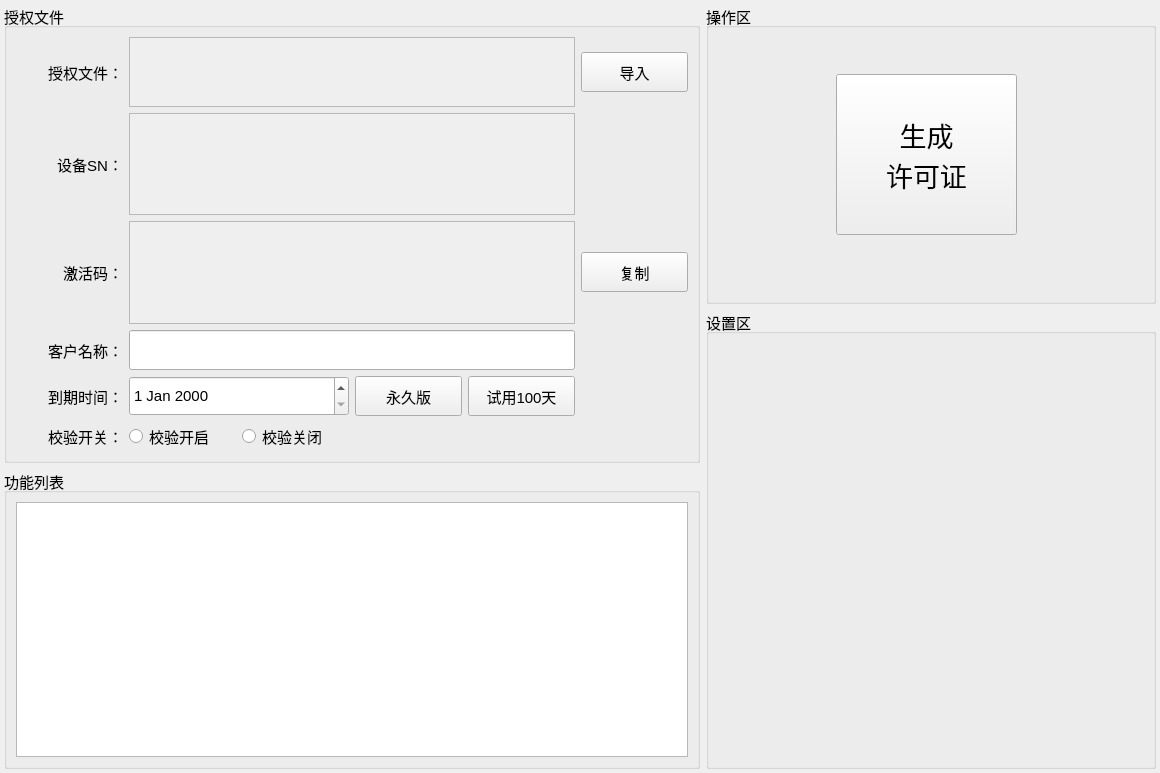
<?xml version="1.0" encoding="UTF-8"?>
<ui version="4.0">
 <class>Keygen</class>
 <widget class="QWidget" name="Keygen">
  <property name="geometry">
   <rect>
    <x>0</x>
    <y>0</y>
    <width>1160</width>
    <height>773</height>
   </rect>
  </property>
  <property name="windowTitle">
   <string>Form</string>
  </property>
  <layout class="QGridLayout" name="gridLayout_2">
   <property name="leftMargin">
    <number>4</number>
   </property>
   <property name="topMargin">
    <number>4</number>
   </property>
   <property name="rightMargin">
    <number>4</number>
   </property>
   <property name="bottomMargin">
    <number>4</number>
   </property>
   <property name="verticalSpacing">
    <number>6</number>
   </property>
   <item row="0" column="0">
    <layout class="QVBoxLayout" name="verticalLayout_3">
     <item>
      <widget class="QGroupBox" name="settingsBox_4">
       <property name="font">
        <font>
         <pointsize>11</pointsize>
        </font>
       </property>
       <property name="title">
        <string>授权文件</string>
       </property>
       <layout class="QGridLayout" name="gridLayout">
        <item row="2" column="1" colspan="4">
         <widget class="QTextEdit" name="actiCodeText">
          <property name="enabled">
           <bool>false</bool>
          </property>
         </widget>
        </item>
        <item row="5" column="0">
         <widget class="QLabel" name="label_6">
          <property name="font">
           <font>
            <pointsize>11</pointsize>
           </font>
          </property>
          <property name="text">
           <string>校验开关：</string>
          </property>
          <property name="alignment">
           <set>Qt::AlignRight|Qt::AlignTrailing|Qt::AlignVCenter</set>
          </property>
         </widget>
        </item>
        <item row="4" column="1" colspan="2">
         <widget class="QDateEdit" name="dateEditExpire">
          <property name="minimumSize">
           <size>
            <width>0</width>
            <height>40</height>
           </size>
          </property>
          <property name="font">
           <font>
            <pointsize>11</pointsize>
           </font>
          </property>
         </widget>
        </item>
        <item row="4" column="4">
         <widget class="QPushButton" name="tiralBtn">
          <property name="minimumSize">
           <size>
            <width>0</width>
            <height>40</height>
           </size>
          </property>
          <property name="font">
           <font>
            <pointsize>11</pointsize>
           </font>
          </property>
          <property name="text">
           <string>试用100天</string>
          </property>
         </widget>
        </item>
        <item row="0" column="5">
         <widget class="QPushButton" name="openFileButton">
          <property name="minimumSize">
           <size>
            <width>0</width>
            <height>40</height>
           </size>
          </property>
          <property name="font">
           <font>
            <pointsize>11</pointsize>
           </font>
          </property>
          <property name="text">
           <string>导入</string>
          </property>
         </widget>
        </item>
        <item row="1" column="1" colspan="4">
         <widget class="QTextEdit" name="Sntext">
          <property name="enabled">
           <bool>false</bool>
          </property>
         </widget>
        </item>
        <item row="4" column="0">
         <widget class="QLabel" name="label_3">
          <property name="font">
           <font>
            <pointsize>11</pointsize>
           </font>
          </property>
          <property name="text">
           <string>到期时间：</string>
          </property>
          <property name="alignment">
           <set>Qt::AlignRight|Qt::AlignTrailing|Qt::AlignVCenter</set>
          </property>
         </widget>
        </item>
        <item row="1" column="0">
         <widget class="QLabel" name="label">
          <property name="font">
           <font>
            <pointsize>11</pointsize>
           </font>
          </property>
          <property name="text">
           <string>设备SN：</string>
          </property>
          <property name="alignment">
           <set>Qt::AlignRight|Qt::AlignTrailing|Qt::AlignVCenter</set>
          </property>
         </widget>
        </item>
        <item row="5" column="2">
         <widget class="QRadioButton" name="verOffBtn">
          <property name="text">
           <string>校验关闭</string>
          </property>
         </widget>
        </item>
        <item row="5" column="1">
         <widget class="QRadioButton" name="verOnBtn">
          <property name="text">
           <string>校验开启</string>
          </property>
         </widget>
        </item>
        <item row="2" column="0">
         <widget class="QLabel" name="label_4">
          <property name="font">
           <font>
            <pointsize>11</pointsize>
           </font>
          </property>
          <property name="text">
           <string>激活码：</string>
          </property>
          <property name="alignment">
           <set>Qt::AlignRight|Qt::AlignTrailing|Qt::AlignVCenter</set>
          </property>
         </widget>
        </item>
        <item row="3" column="0">
         <widget class="QLabel" name="label_2">
          <property name="font">
           <font>
            <pointsize>11</pointsize>
           </font>
          </property>
          <property name="text">
           <string>客户名称：</string>
          </property>
          <property name="alignment">
           <set>Qt::AlignRight|Qt::AlignTrailing|Qt::AlignVCenter</set>
          </property>
         </widget>
        </item>
        <item row="3" column="1" colspan="4">
         <widget class="QLineEdit" name="lineEditCustomer">
          <property name="minimumSize">
           <size>
            <width>0</width>
            <height>40</height>
           </size>
          </property>
          <property name="font">
           <font>
            <pointsize>11</pointsize>
           </font>
          </property>
         </widget>
        </item>
        <item row="4" column="3">
         <widget class="QPushButton" name="formBtn">
          <property name="minimumSize">
           <size>
            <width>0</width>
            <height>40</height>
           </size>
          </property>
          <property name="font">
           <font>
            <pointsize>11</pointsize>
           </font>
          </property>
          <property name="text">
           <string>永久版</string>
          </property>
         </widget>
        </item>
        <item row="2" column="5">
         <widget class="QPushButton" name="copyBtn">
          <property name="minimumSize">
           <size>
            <width>0</width>
            <height>40</height>
           </size>
          </property>
          <property name="font">
           <font>
            <pointsize>11</pointsize>
           </font>
          </property>
          <property name="text">
           <string>复制</string>
          </property>
         </widget>
        </item>
        <item row="0" column="0">
         <widget class="QLabel" name="label_5">
          <property name="font">
           <font>
            <pointsize>11</pointsize>
           </font>
          </property>
          <property name="text">
           <string>授权文件：</string>
          </property>
          <property name="alignment">
           <set>Qt::AlignRight|Qt::AlignTrailing|Qt::AlignVCenter</set>
          </property>
         </widget>
        </item>
        <item row="0" column="1" colspan="4">
         <widget class="QTextEdit" name="lineEditFilePath">
          <property name="enabled">
           <bool>false</bool>
          </property>
          <property name="maximumSize">
           <size>
            <width>16777215</width>
            <height>80</height>
           </size>
          </property>
         </widget>
        </item>
       </layout>
      </widget>
     </item>
     <item>
      <widget class="QGroupBox" name="settingsBox_3">
       <property name="minimumSize">
        <size>
         <width>0</width>
         <height>300</height>
        </size>
       </property>
       <property name="maximumSize">
        <size>
         <width>16777215</width>
         <height>600</height>
        </size>
       </property>
       <property name="font">
        <font>
         <pointsize>11</pointsize>
        </font>
       </property>
       <property name="title">
        <string>功能列表</string>
       </property>
       <layout class="QVBoxLayout" name="verticalLayout">
        <item>
         <widget class="QTableWidget" name="tableFeatures">
          <property name="font">
           <font>
            <pointsize>11</pointsize>
           </font>
          </property>
         </widget>
        </item>
       </layout>
      </widget>
     </item>
    </layout>
   </item>
   <item row="0" column="1">
    <layout class="QVBoxLayout" name="verticalLayout_2">
     <item>
      <widget class="QGroupBox" name="settingsBox_2">
       <property name="maximumSize">
        <size>
         <width>16777215</width>
         <height>300</height>
        </size>
       </property>
       <property name="font">
        <font>
         <pointsize>11</pointsize>
        </font>
       </property>
       <property name="title">
        <string>操作区</string>
       </property>
       <widget class="QPushButton" name="generateButton">
        <property name="geometry">
         <rect>
          <x>130</x>
          <y>70</y>
          <width>181</width>
          <height>161</height>
         </rect>
        </property>
        <property name="font">
         <font>
          <pointsize>20</pointsize>
         </font>
        </property>
        <property name="text">
         <string>生成
许可证</string>
        </property>
       </widget>
      </widget>
     </item>
     <item>
      <widget class="QGroupBox" name="settingsBox">
       <property name="minimumSize">
        <size>
         <width>450</width>
         <height>0</height>
        </size>
       </property>
       <property name="maximumSize">
        <size>
         <width>480</width>
         <height>16777215</height>
        </size>
       </property>
       <property name="font">
        <font>
         <pointsize>11</pointsize>
        </font>
       </property>
       <property name="title">
        <string>设置区</string>
       </property>
      </widget>
     </item>
    </layout>
   </item>
  </layout>
 </widget>
 <resources/>
 <connections/>
</ui>
